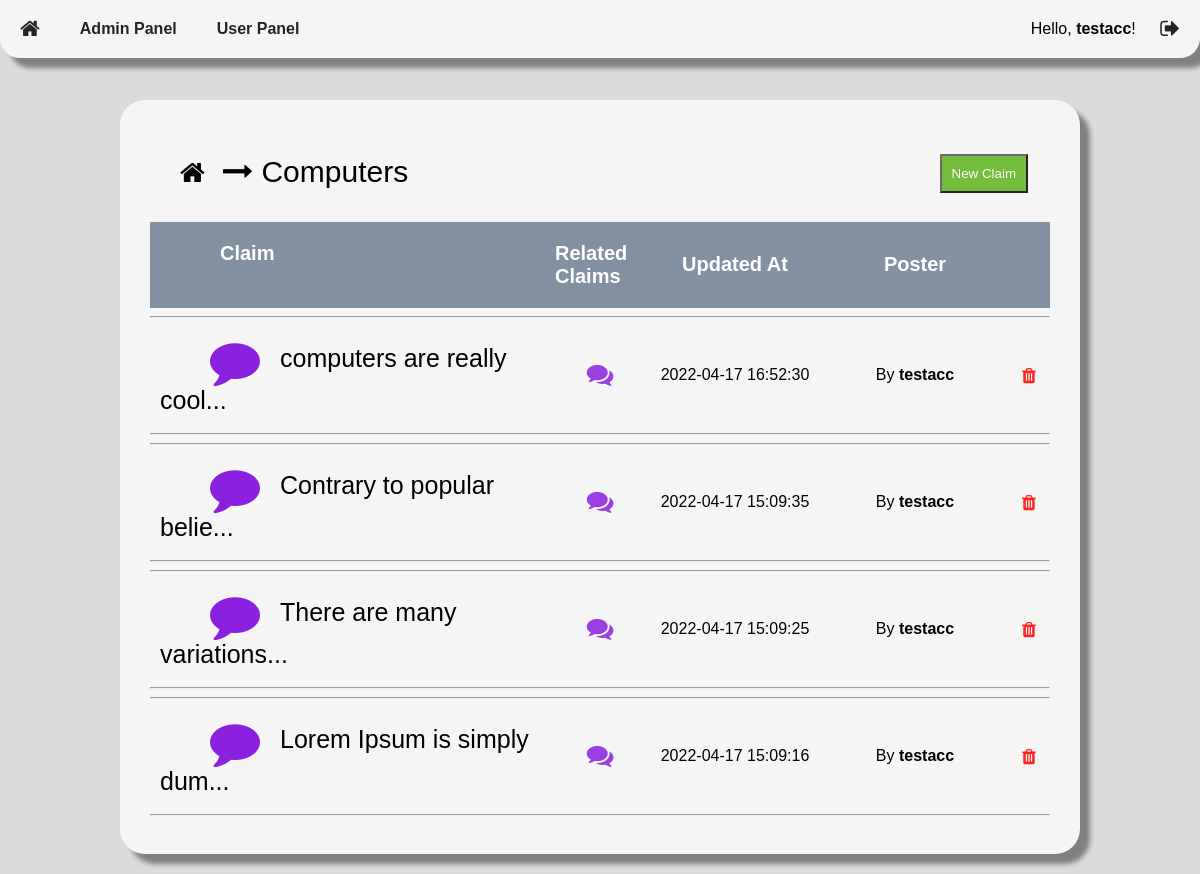
/16 (signed in), run on the app's committed database.
### tables this page shows
CREATE TABLE user (
    userID INTEGER NOT NULL PRIMARY KEY AUTOINCREMENT,
    userName TEXT NOT NULL,
    passwordHash BLOB NOT NULL,
    isAdmin BOOLEAN NOT NULL,
    creationTime INTEGER NOT NULL,
    lastVisit INTEGER NOT NULL
);

CREATE TABLE topic (
    topicID INTEGER NOT NULL PRIMARY KEY AUTOINCREMENT,
    topicName TEXT NOT NULL,
    postingUser INTEGER REFERENCES user(userID) ON DELETE SET NULL ON UPDATE CASCADE,
    creationTime INTEGER NOT NULL,
    updateTime INTEGER NOT NULL
);

### server.py (the view)
@ app.route('/<topicId>', methods=["GET"])
def displayClaimsOfTopic(topicId):
    user = getUserStatus()
    if not isTopicIdValid(topicId):
        return NotFoundMessage("Topic")
    db = sqlite3.connect(PATH)
    cursor = db.cursor()
    claimList = []
    claims = cursor.execute(
        "select claimID, postingUser, creationTime, updateTime, text from claim where topic=? order by updateTime desc", (topicId,))
    for row in claims:
        class Claim:
            Id = row[0]
            Username = getUsername(row[1])
            CreatedAt = convertJulianTime(row[2], "FULL")
            UpdatedAt = convertJulianTime(row[3], "FULL")
            Text = row[4][:25] + str("...")
        claimList.append(Claim)
    return render_template("Claims.html", user=user, topicId=topicId, topicName=getTopicName(topicId), claims=claimList)

### server.py (called while the page is built)
def getUserStatus():
    if isUserLoggedIn():
        id = getUserIDFromSession()
        username = getUsername(id)
        loggedIn = True
        admin = isAdmin(getUserIDFromSession())
    else:
        id = 0
        username = "NULL"
        loggedIn = False
        admin = False
    class Status:
        Id = id
        Username = username
        LoggedIn = loggedIn
        Admin = admin
    return Status

def isUserLoggedIn():
    if session.get("userID"):
        return True
    return False

def getUserIDFromSession():
    return session.get("userID")

def getUsername(id):
    db = sqlite3.connect(PATH)
    cursor = db.cursor()
    user = cursor.execute(
        "select userName from user where userID=?", (id,))
    username = "[user-deleted]"  # if no user is found
    for row in user:
        username = row[0]
    return username

def isAdmin(id):
    db = sqlite3.connect(PATH)
    cursor = db.cursor()
    user = cursor.execute(
        "select isAdmin from user where userID=?", (id,))
    for row in user:
        if row[0] == True:
            return True
        return False

def isTopicIdValid(id):
    db = sqlite3.connect(PATH)
    cursor = db.cursor()
    if not str(id).isnumeric():
        return False
    topic = cursor.execute("select * from topic where topicID=?", (id,))
    for row in topic:
        return True
    return False

def getTopicName(id):
    db = sqlite3.connect(PATH)
    cursor = db.cursor()
    topic = cursor.execute(
        "select topicName from topic where topicID=?", (id,))
    for row in topic:
        return row[0]
    return "NULL"

def convertJulianTime(julianTime, format):
    db = sqlite3.connect(PATH)
    cursor = db.cursor()
    if str(format).upper() == "FULL":
        time = cursor.execute("select datetime(?)", (julianTime,))
    elif str(format).upper() == "DATE":
        time = cursor.execute("select date(?)", (julianTime,))
    elif str(format).upper() == "TIME":
        time = cursor.execute("select time(?)", (julianTime,))
    else:
        return "Invalid"
    for row in time:
        return row[0]

### templates/Claims.html (shortened to what this page needs)
<!DOCTYPE html>
<html>
<head>
    <link rel="stylesheet" type="text/css" href="{{ url_for('static', filename='CSS/global.css') }}">
    <link rel="stylesheet" type="text/css"
        href="https://stackpath.bootstrapcdn.com/font-awesome/4.7.0/css/font-awesome.min.css">
</head>
<body
    onload="load(`{{ url_for('static', filename='Templates/RegisterForm.html') }}`, `{{ url_for('static', filename='Templates/LoginForm.html') }}`, `{{ url_for('static', filename='Templates/MessageBoxes.html') }}`)">
    <div class="navigationContainer">
        <button id="homeBtn" style="float: left;" onclick="location.href='/'" class="navigationBtn"><i
                class="fa fa-home fa-lg" aria-hidden="true"></i></button>
        {% if user.Admin == True %}
        <button id="adminBtn" style="float: left;" onclick="location.href='/adminpanel'" class="navigationBtn"><b>Admin
                Panel</b></button>
        <button id="adminBtn" style="float: left;" onclick="location.href='/userpanel'" class="navigationBtn"><b>User
                Panel</b></button>
        {% endif %}
        {% if user.Username != "NULL" %}
        <span style="color: var(--text);">Hello, <b>{{ user.Username }}</b>!</span>
        {% endif %}
        {% if user.LoggedIn == True %}
        <button id="logoutBtn" style="display: inline-block;" onclick="location.href='/signout'"
            class="navigationBtn"><i class="fa fa-sign-out fa-lg" aria-hidden="true"></i></button>
        {% else %}
        <button id="registerBtn" style="display: inline-block;" onclick="overlayOn('overlayRegister')"
            class="navigationBtn"><b>Register</b></button>
        <button id="loginBtn" style="display: inline-block;" onclick="overlayOn('overlayLogin')"
            class="navigationBtn"><b>Login</b></button>
        {% endif %}
    </div>
    <div id="mainContainer">
        <div class="forumsContainer">
            <div id="forumHierarchy" class="flex-container-space-between">
                <div>
                    <button id="homeBtn" onclick="location.href='/'" class="forumHierarchyButton">
                        <i class="fa fa-home fa-2x" aria-hidden="true"></i>
                    </button>
                    <i class="fa fa-long-arrow-right" aria-hidden="true"></i>
                    <span>{{ topicName }}</span>
                </div>
                <div>
                    {% if user.LoggedIn == True %}
                    <button class="btn" onclick="location.href='/{{ topicId }}/new/claim'">New Claim</button>
                    {% endif %}
                </div>
            </div>
            <div class="topicContainerTitle grid-container-claims">
                <span style="color: white; margin-left: 70px;"><b>Claim</b></span>
                <span style="color: white;" class="grid-content-center"><b>Related Claims</b></span>
                <span style="color: white;" class="grid-content-center"><b>Updated At</b></span>
                <span style="color: white;" class="grid-content-center"><b>Poster</b></span>
            </div>
            {% for claim in claims %}
            <div>
                <hr>
                <div class="grid-container-claims">
                    <div title="View Claim" onclick="location.href='/{{ topicId }}/{{ claim.Id }}'"
                        class="claimContainer">
                        <span class="claimText"><i class="fa fa-comment fa-2x claimIcon" aria-hidden="true"></i>{{
                            claim.Text }}</span>
                    </div>
                    <div class="grid-content-center">
                        <button id="relatedClaimsBtn" title="View Related Claims"
                            onclick="overlayOn('overlayRelatedClaims'); loadRelatedClaims('{{ claim.Id }}','{{ topicId }}')"
                            style="color: var(--primary);" class="transBtn"><i class="fa fa-comments fa-2x"
                                aria-hidden="true"></i></button>
                    </div>
                    <div class="grid-content-center">
                        <span>{{ claim.UpdatedAt }}</span>
                    </div>
                    <div class="grid-content-center">
                        <span>By <b>{{ claim.Username }}</b></span>
                    </div>
                    {% if user.Admin == True %}
                    <div class="grid-content-center">
                        <form action="/delete/topic/{{ topicId }}/claim/{{ claim.Id }}" method="POST">
                            <button title="Delete Claim" type="submit" class="transBtn"><i style="color: var(--remove);"
                                    class="fa fa-trash fa-lg" aria-hidden="true"></i></button>
                        </form>
                    </div>
                    {% endif %}
                </div>
                <hr>
            </div>
            {% endfor %}
        </div>
    </div>
</body>
</html>

### static/CSS/global.css (style rules this page uses)
:root { --primary: #8B21DE; --secondary: #5db31c; --third: #8290a2; --background: rgb(219, 219, 219); --background2: whitesmoke; --text: black; --text2: white; --icon: black; --icon2: white; --form: whitesmoke; --highlight: rgb(223, 223, 223); --border: rgb(180, 180, 180); --link: dodgerblue; --containerShadow: gray; --admin:rgb(202, 0, 0); --remove: red; --replyTypeClarification: gold; --replyTypeSupportingArgument: #89AC76; --replyTypeCounterargument: #4D5645; --replyTypeEvidence: #E6D690; --replyTypeSupport: #57A639; --replyTypeRebuttal: #D36E70; }
#forumHierarchy { color: var(--text); vertical-align: middle; margin: 20px; font-size: 30px; }
#mainContainer { margin-top: 65px; }
body { font-family: Helvetica, sans-serif; background-color: var(--background); margin: 0; padding: 0; }
h1, h2, h3, h4, h5, h6, p, span, small { color: var(--text); }
.forumsContainer { background-color: var(--background2); border-radius: 25px; box-shadow: 10px 10px 5px var(--containerShadow); padding: 30px; margin-top: 100px; margin-left: 10%; margin-right: 10%; margin-bottom: 20px; }
.navigationContainer { background-color: var(--background2); box-shadow: 10px 10px 5px var(--containerShadow); text-align: right; display: block; position: fixed; top: 0; width: 100%; border-bottom-left-radius: 20px; border-bottom-right-radius: 20px; }
.navigationBtn { color: var(--text); background-color: transparent; border: none; cursor: pointer; padding: 20px; font-size: 16px; opacity: 0.85; }
.forumHierarchyButton { color: var(--icon); background-color: transparent; border: none; cursor: pointer; padding: 10px; }
.btn { background-color: var(--secondary); color: var(--text2); vertical-align: middle; cursor: pointer; margin: 2px; padding: 10px; opacity: 0.85; }
.transBtn { background-color: transparent; color: var(--text); border: none; vertical-align: middle; cursor: pointer; margin: 2px; padding: 10px 15px 10px 15px; border-radius: 10px; opacity: 0.85; }
.topicContainerTitle { background-color: var(--third); padding-top: 20px; padding-bottom: 20px; margin-top: 25px; margin-bottom: 5px; font-size: 20px; }
.flex-container-space-between { display: flex; justify-content: space-between; align-items: center; }
.grid-container-claims { display: grid; grid-template-columns: 45% 10% 20% 20% 5%; }
.grid-content-center { display: grid; justify-items: center; align-items: center; }

### templates/Claims.html (style rules this page uses)
.claimContainer { margin: 10px 0 10px 10px; cursor: pointer; }
.claimIcon { color: var(--primary); vertical-align: middle; margin-left: 40px; margin-right: 20px; }
.claimText { color: var(--text); padding: 10px; margin-right: 10px; font-size: 25px; vertical-align: middle; }

### data on the page
user: Username "testacc", Username "testacc" "testacc" "testacc" "testacc"
topic: topicName "Computers"

### other printed values
{{ claim.Text }} "computers are really cool..." "Contrary to popular belie..." "There are many variations..." "Lorem Ipsum is simply dum..."
{{ claim.UpdatedAt }} "2022-04-17 16:52:30" "2022-04-17 15:09:35" "2022-04-17 15:09:25" "2022-04-17 15:09:16"
